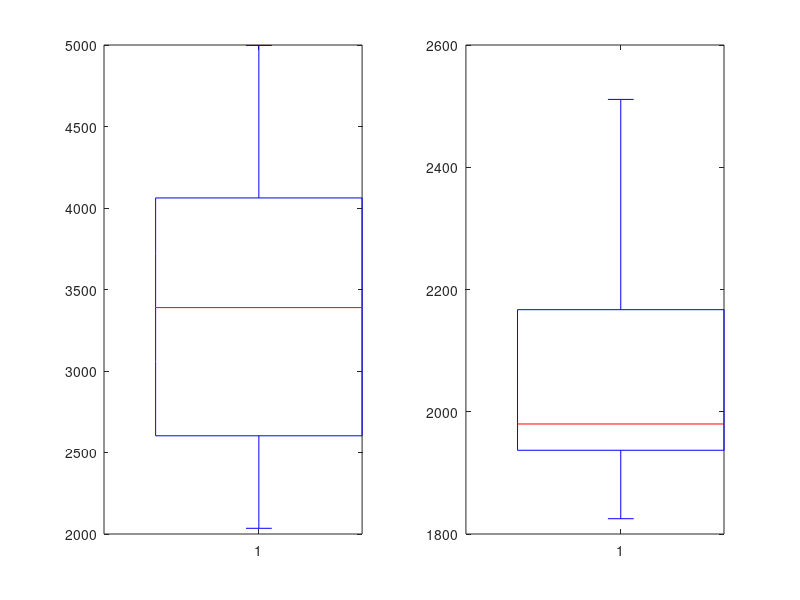

This chart was generated by the following MATLAB code: (Note: this script raises an error after producing the figure.)
%% Task 1 / Maximal Horsepower (2 Points)

% a
load carbig.mat; 
m= max(Horsepower); 

% b
% REVIEW: DO NOT HARDCODE THE SIZE OF THE DATASET OR ITS FIELDS!
manufac= blanks(13); 
mod= blanks(36);
% REVIEW: Read the documentation on Matlab array indexing.  This is not how
% it's done.  Also, the maximum horsepower is not the corresponding array
% index, so your result is wrong.
for i= 1: 13
    manufac(i)= Mfg((i-1)*406+m);
end
for i= 1: 36
    mod(i)= Model((i-1)*406+m);
end

% c
% REVIEW: Counting not implemented.
Horsepower(m==Horsepower); % only 1

%% Task 2 / Chevrolets (1 Point)
MFG= cellstr(Mfg); k=0; 
% REVIEW: Use vector operations.
for i=1:numel(MFG)
    if strcmp('chevrolet',MFG(i))
        k=k+1;
    end
end

%% Task 3 / Boxplots (3 Points)

% a
w1= Weight(strcmp('chevrolet',MFG)); 
w2= Weight(strcmp('volkswagen',MFG));
subplot(1,2,1);
boxplot(w1);
subplot(1,2,2);
boxplot(w2);

% b
m1= mean(w1); m2= mean(w2);
q1= quantile(w1,0.75); q2= quantile(w2,0.75); 
%% Task 4 / Fitting Distributions (2 Points)
% a
h= Horsepower(strcmp('chevrolet',MFG)); 
pd = fitdist(h,'Normal')
nll = negloglik(pd)
x_values1 = 10:1:250;
y1 = pdf(pd,x_values1);
%plot(x_values1,y1,'LineWidth',2)
% b
pd2 = fitdist(h,'Weibull')
wnll = negloglik(pd2)
x_values2 = 10:1:250;
y2 = pdf(pd2,x_values2);
% weilbull is better. wnull is smaller. 
% REVIEW: Automate the conclusion
hold on
histogram(h,50,'Normalization','pdf');
%line(x_values1,y1,'Color','r')
plot(x_values1,y1,'LineWidth',2)
line(x_values2,y2,'Color','b')
hold off
